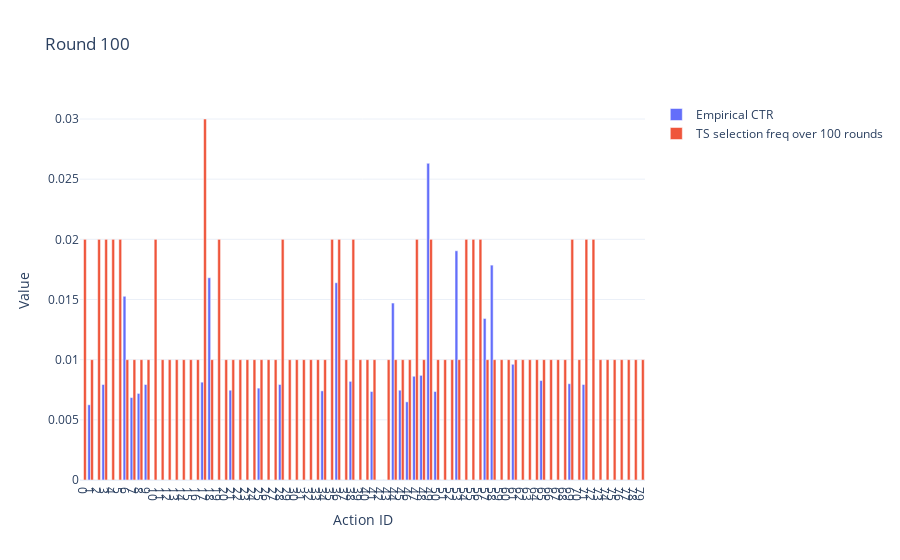
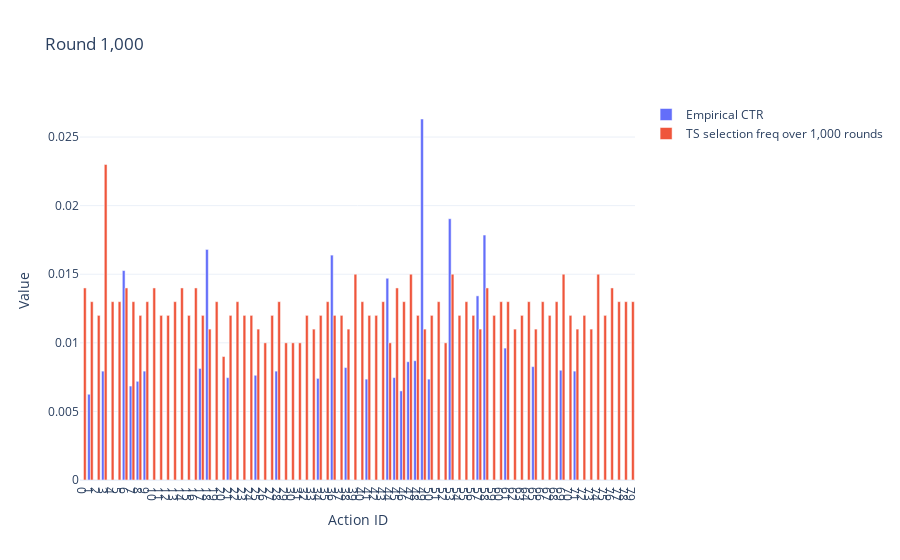
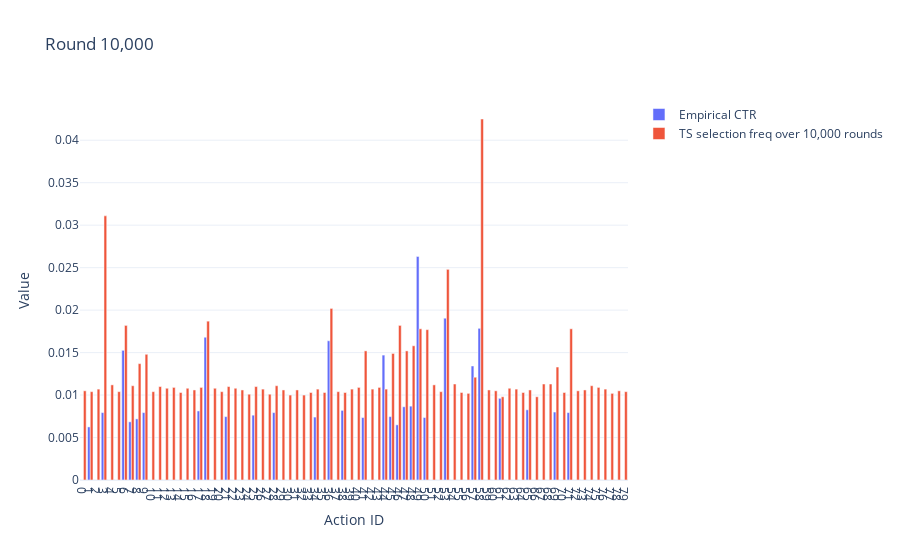

Notebook cell for these charts, in order:
### Code cell
K = bf["n_actions"]

# 100 rounds
fig100, res100 = run_ts_and_plot(df, n_actions=K, n_rounds=100,  seed=7, title="Round 100")
fig100.show()

# 1,000 rounds
fig1k, res1k = run_ts_and_plot(df, n_actions=K, n_rounds=1_000, seed=7, title="Round 1,000")
fig1k.show()

# 10,000 rounds
fig10k, res10k = run_ts_and_plot(df, n_actions=K, n_rounds=10_000, seed=7, title="Round 10,000")
fig10k.show()


fig100k, res100k = run_ts_and_plot(df, n_actions=K, n_rounds=100_000, seed=7, title="Round 100,000")
fig100k.show()

# 1,000,000 rounds (⚠️ slow; pure Python loop)
# Consider 50k–200k if runtime is high.
# fig1m, res1m = run_ts_and_plot(df, n_actions=K, n_rounds=1_000_000, seed=7, title="Round 1,000,000")
# fig1m.show()
